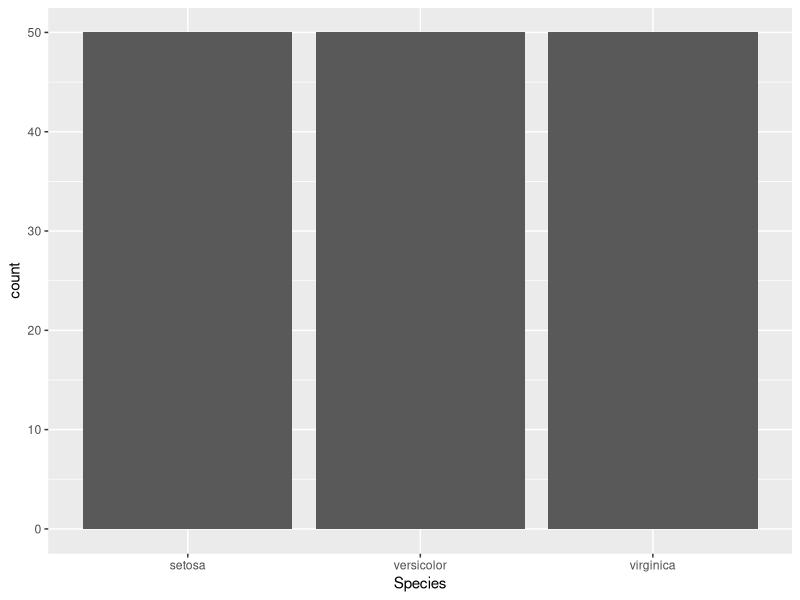
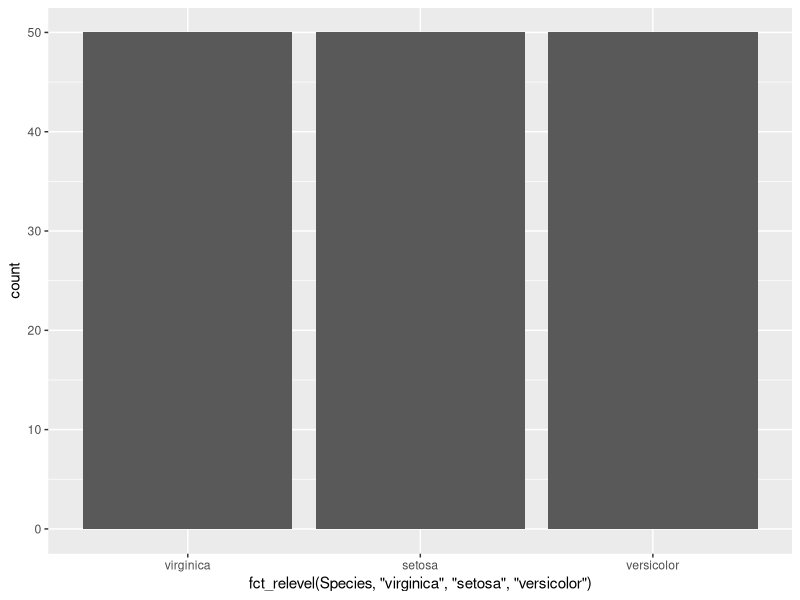
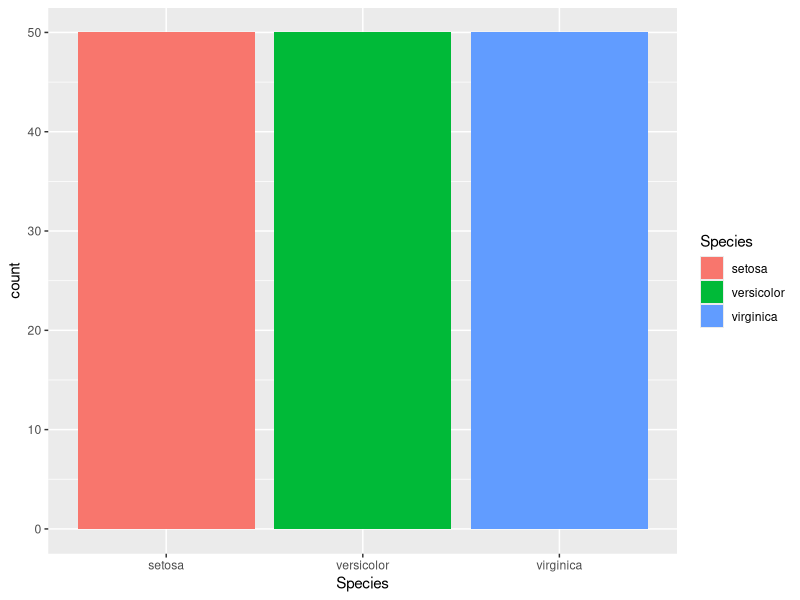
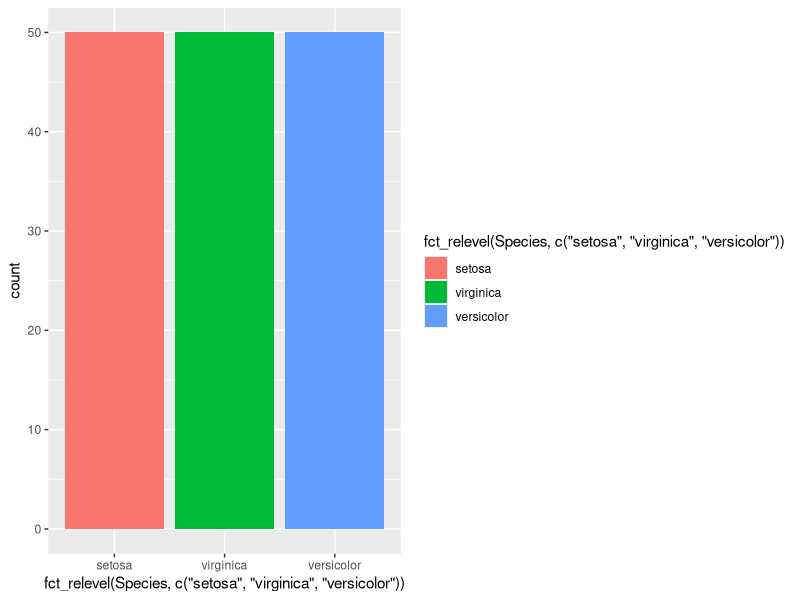
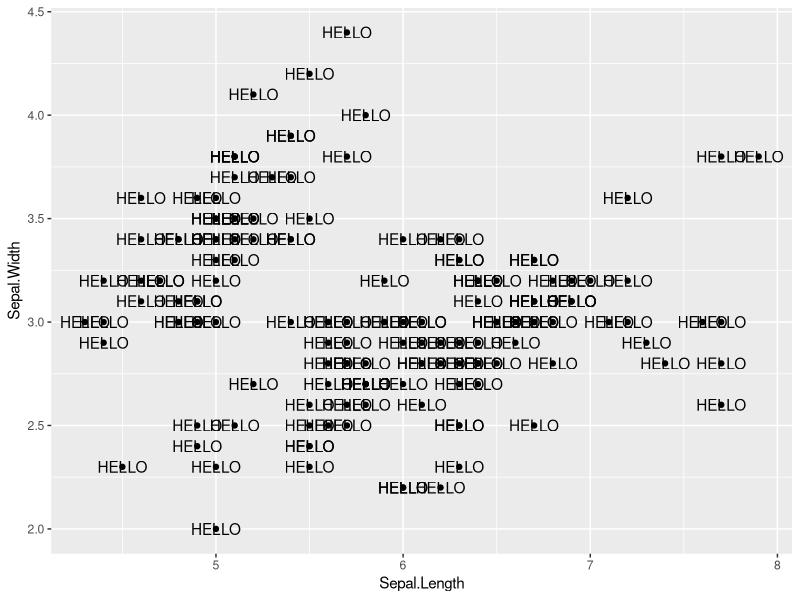
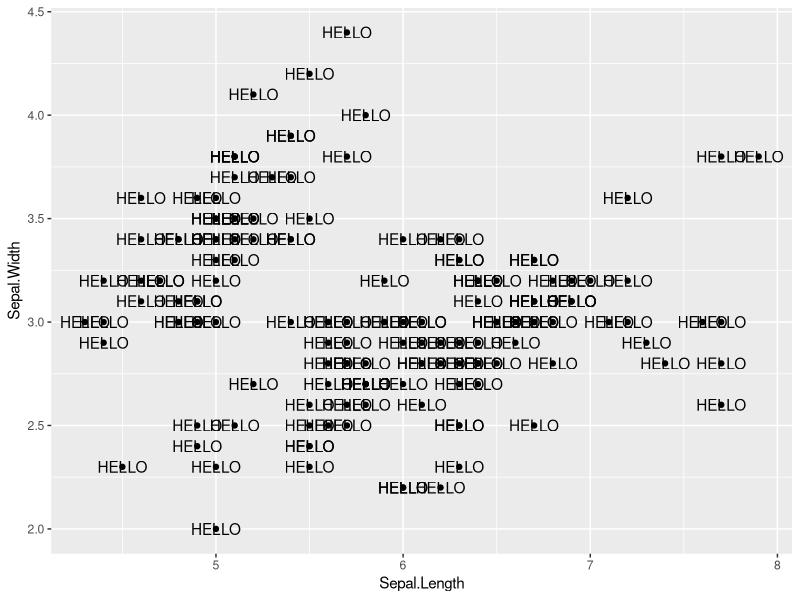
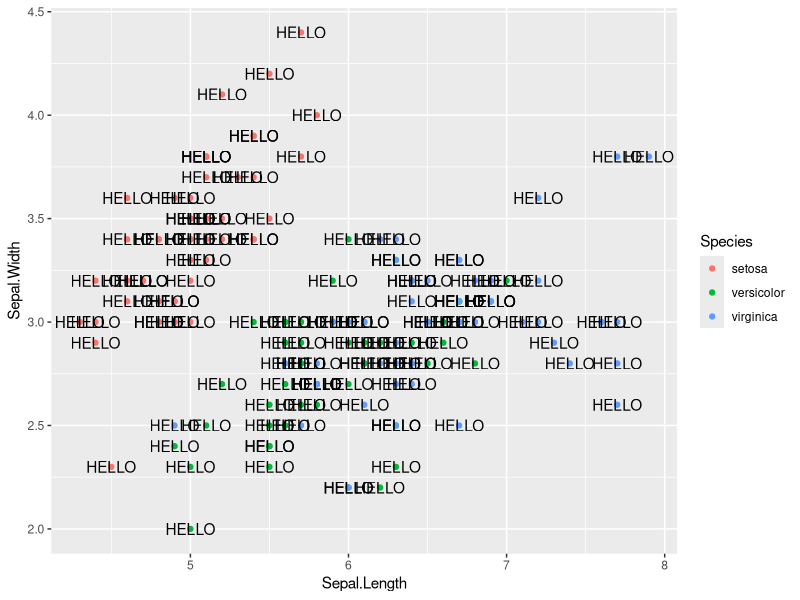
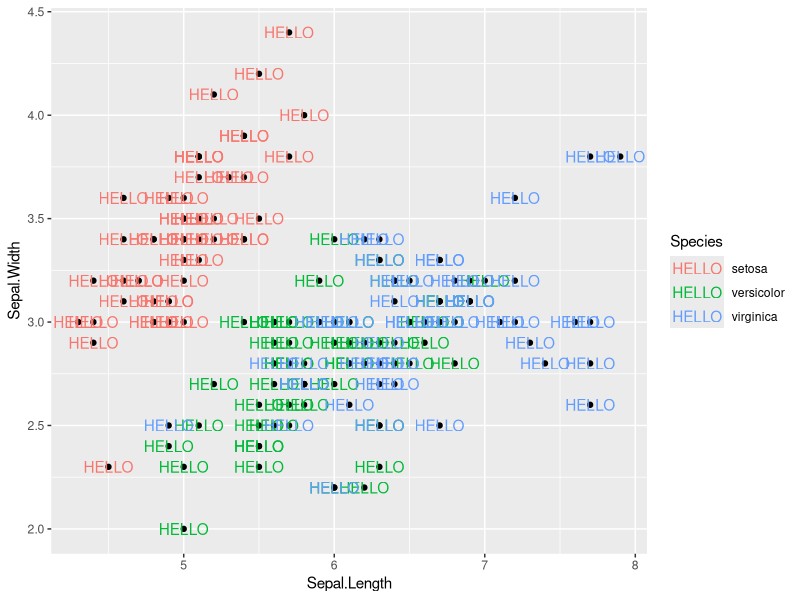

The R source for these figures, in order: (Note: this script raises an error after producing the figures.)
library(tidyverse)

# Part 1: fct_relevel() --------------------------------

# Example: barplot of how many of each Species
# The Species names are on the X-axis in the same order that comes from: `levels(iris$Species)`
ggplot(iris) + 
  aes(x = Species) + 
  geom_bar() 

# What if we wanted to CHANGE THE APPEARANCE ORDER? We need to "relevel" this variable.
# We can do this "on the fly" in the plotting code with fct_relevel()
# Instead of saying x = Species, say: x = fct_relevel(STUFF), aka x = the reordered Species
ggplot(iris) + 
  aes(x = fct_relevel(Species, "virginica","setosa", "versicolor")) + 
  geom_bar() 

# What if we also want a reordered fill to match?
# This is how we'd fill by Species in the default order:
ggplot(iris) + 
  aes(x = Species, fill = Species) + 
  geom_bar() 

# We can just specify the ****fct_relevel() version of Species**** whereever we want the new order!
ggplot(iris) + 
  aes(x = fct_relevel(Species, c("setosa", "virginica", "versicolor")),
      fill = fct_relevel(Species, c("setosa", "virginica", "versicolor"))) + 
  geom_bar()


# Part 2: aes() placement --------------------------------

ggplot(iris) + 
  # on its own line - applies to EVERYTHING
  aes(x = Sepal.Length, y = Sepal.Width) + 
  geom_point() + 
  geom_text(label = "HELLO")

# within ggplot() - applies to EVERYTHING
ggplot(iris, aes(x = Sepal.Length, y = Sepal.Width)) + 
  geom_point() + 
  geom_text(label = "HELLO")

ggplot(iris, aes(x = Sepal.Length, y = Sepal.Width)) + 
  # ONLY point knows about the color mapping
  geom_point(aes(color = Species)) + 
  geom_text(label = "HELLO")


ggplot(iris, aes(x = Sepal.Length, y = Sepal.Width)) + 
  geom_point() + 
  # ONLY text knows about the color mapping now 
  geom_text(label = "HELLO", aes(color = Species))

# Note that the order of arguments to the geom doesn't matter. Below the same as the code above:
ggplot(iris, aes(x = Sepal.Length, y = Sepal.Width)) + 
  geom_point() + 
  # argument order doesn't matter
  geom_text(aes(color = Species), label = "HELLO")


# What about this version? ggplot ADDS plot bits ON TOP of each other
# So here, points will be ON TOP OF text! Previously writing geom_text second, the points were underneath text, since text got added (literally with +) after
ggplot(iris, aes(x = Sepal.Length, y = Sepal.Width)) + 
  geom_text(aes(color = Species), label = "HELLO") +
  geom_point()  


# Finally, this version? applies x/y to everything, and we applied color to both text and point, so this is the same as putting color in the first ggplot(aes())
ggplot(iris, aes(x = Sepal.Length, y = Sepal.Width)) + 
  geom_text(aes(color = Species), label = "HELLO") +
  geom_point(aes(color = Species))  

# you can have as many aes() as you want! your code style, your choice
ggplot(iris) + 
  aes(x = Sepal.Length) + 
  aes(y = Sepal.Width) + 
  aes(color = Species)
  geom_text(label = "HELLO") +
  geom_point()  